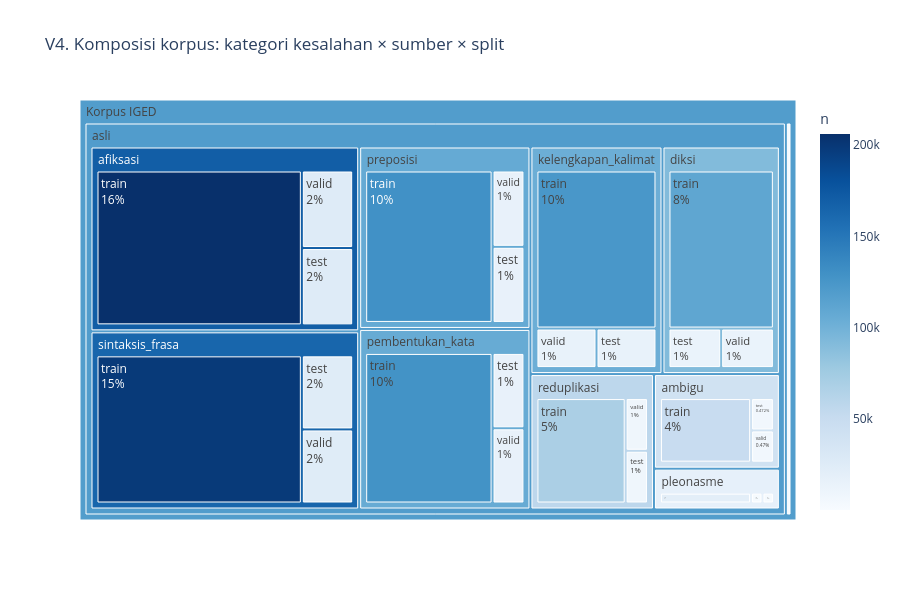

This figure's notebook cell:
### Markdown cell above
Sel 17 — Visualisasi 4: treemap komposisi

### Code cell
komp = df.group_by("sumber", "category", "split").agg(pl.len().alias("n"))
fig4 = px.treemap(komp, path=[px.Constant("Korpus IGED"), "sumber", "category", "split"], values="n",
                  color="n", color_continuous_scale="Blues",
                  title="V4. Komposisi korpus: kategori kesalahan × sumber × split")
fig4.update_traces(textinfo="label+percent root",
                   hovertemplate="%{label}<br>n=%{value:,}<br>%{percentRoot:.2%} dari total")
fig4.update_layout(height=600)
fig4.show()

### Figure 1 — Plotly figure (JSON) as saved in the notebook; plotly's stock layout.template omitted (floating-point values rounded to 4 significant figures)
{"data": [{"branchvalues": "total", "customdata": [[2773.0], [69420.0], [206100.0], [25720.0], [2667.0], [13860.0], [348.0], [110900.0], [25790.0], [198600.0], [24820.0], [16180.0], [124700.0], [16220.0], [2777.0], [21330.0], [348.0], [49440.0], [15570.0], [346.0], [24820.0], [2782.0], [8672.0], [345.0], [347.0], [13850.0], [6178.0], [8670.0], [16070.0], [6155.0], [16050.0], [15600.0], [345.0], [2671.0], [128300.0], [129600.0], [2289.0], [106900.0], [102800.0], [2295.0], [40800.0], [170000.0], [105800.0], [2292.0], [91460.0], [17590.0], [57280.0], [163800.0], [2292.0], [119800.0], [118800.0]], "domain": {"x": [0, 1], "y": [0, 1]}, "hovertemplate": "%{label}<br>n=%{value:,}<br>%{percentRoot:.2%} dari total", "ids": ["Korpus IGED/sintetis (Claude)/diksi_claude/train", "Korpus IGED/asli/reduplikasi/train", "Korpus IGED/asli/afiksasi/train", "Korpus IGED/asli/afiksasi/test", "Korpus IGED/asli/pleonasme/test", "Korpus IGED/asli/diksi/test", "Korpus IGED/sintetis (Claude)/pleonasme_claude/valid", "Korpus IGED/asli/diksi/train", "Korpus IGED/asli/afiksasi/valid", "Korpus IGED/asli/sintaksis_frasa/train", "Korpus IGED/asli/sintaksis_frasa/valid", "Korpus IGED/asli/preposisi/test", "Korpus IGED/asli/kelengkapan_kalimat/train", "Korpus IGED/asli/preposisi/valid", "Korpus IGED/sintetis (Claude)/ambigu_claude/train", "Korpus IGED/asli/pleonasme/train", "Korpus IGED/sintetis (Claude)/pleonasme_claude/test", "Korpus IGED/asli/ambigu/train", "Korpus IGED/asli/kelengkapan_kalimat/test", "Korpus IGED/sintetis (Claude)/diksi_claude/valid", "Korpus IGED/asli/sintaksis_frasa/test", "Korpus IGED/sintetis (Claude)/pleonasme_claude/train", "Korpus IGED/asli/reduplikasi/valid", "Korpus IGED/sintetis (Claude)/ambigu_claude/valid", "Korpus IGED/sintetis (Claude)/ambigu_claude/test", "Korpus IGED/asli/diksi/valid", "Korpus IGED/asli/ambigu/test", "Korpus IGED/asli/reduplikasi/test", "Korpus IGED/asli/pembentukan_kata/test", "Korpus IGED/asli/ambigu/valid", "Korpus IGED/asli/pembentukan_kata/valid", "Korpus IGED/asli/kelengkapan_kalimat/valid", "Korpus IGED/sintetis (Claude)/diksi_claude/test", "Korpus IGED/asli/pleonasme/valid", "Korpus IGED/asli/pembentukan_kata/train", "Korpus IGED/asli/preposisi/train", "Korpus IGED/sintetis (Claude)/diksi_claude", "Korpus IGED/asli/preposisi", "Korpus IGED/asli/kelengkapan_kalimat", "Korpus IGED/sintetis (Claude)/pleonasme_claude", "Korpus IGED/asli/ambigu", "Korpus IGED/asli/afiksasi", "Korpus IGED/asli/pembentukan_kata", "Korpus IGED/sintetis (Claude)/ambigu_claude", "Korpus IGED/asli/diksi", "Korpus IGED/asli/pleonasme", "Korpus IGED/asli/reduplikasi", "Korpus IGED/asli/sintaksis_frasa", "Korpus IGED/sintetis (Claude)", "Korpus IGED/asli", "Korpus IGED"], "labels": ["train", "train", "train", "test", "test", "test", "valid", "train", "valid", "train", "valid", "test", "train", "valid", "train", "train", "test", "train", "test", "valid", "test", "train", "valid", "valid", "test", "valid", "test", "test", "test", "valid", "valid", "valid", "test", "valid", "train", "train", "diksi_claude", "preposisi", "kelengkapan_kalimat", "pleonasme_claude", "ambigu", "afiksasi", "pembentukan_kata", "ambigu_claude", "diksi", "pleonasme", "reduplikasi", "sintaksis_frasa", "sintetis (Claude)", "asli", "Korpus IGED"], "marker": {"coloraxis": "coloraxis", "colors": [2773.0, 69420.0, 206100.0, 25720.0, 2667.0, 13860.0, 348.0, 110900.0, 25790.0, 198600.0, 24820.0, 16180.0, 124700.0, 16220.0, 2777.0, 21330.0, 348.0, 49440.0, 15570.0, 346.0, 24820.0, 2782.0, 8672.0, 345.0, 347.0, 13850.0, 6178.0, 8670.0, 16070.0, 6155.0, 16050.0, 15600.0, 345.0, 2671.0, 128300.0, 129600.0, 2289.0, 106900.0, 102800.0, 2295.0, 40800.0, 170000.0, 105800.0, 2292.0, 91460.0, 17590.0, 57280.0, 163800.0, 2292.0, 119800.0, 118800.0]}, "name": "", "parents": ["Korpus IGED/sintetis (Claude)/diksi_claude", "Korpus IGED/asli/reduplikasi", "Korpus IGED/asli/afiksasi", "Korpus IGED/asli/afiksasi", "Korpus IGED/asli/pleonasme", "Korpus IGED/asli/diksi", "Korpus IGED/sintetis (Claude)/pleonasme_claude", "Korpus IGED/asli/diksi", "Korpus IGED/asli/afiksasi", "Korpus IGED/asli/sintaksis_frasa", "Korpus IGED/asli/sintaksis_frasa", "Korpus IGED/asli/preposisi", "Korpus IGED/asli/kelengkapan_kalimat", "Korpus IGED/asli/preposisi", "Korpus IGED/sintetis (Claude)/ambigu_claude", "Korpus IGED/asli/pleonasme", "Korpus IGED/sintetis (Claude)/pleonasme_claude", "Korpus IGED/asli/ambigu", "Korpus IGED/asli/kelengkapan_kalimat", "Korpus IGED/sintetis (Claude)/diksi_claude", "Korpus IGED/asli/sintaksis_frasa", "Korpus IGED/sintetis (Claude)/pleonasme_claude", "Korpus IGED/asli/reduplikasi", "Korpus IGED/sintetis (Claude)/ambigu_claude", "Korpus IGED/sintetis (Claude)/ambigu_claude", "Korpus IGED/asli/diksi", "Korpus IGED/asli/ambigu", "Korpus IGED/asli/reduplikasi", "Korpus IGED/asli/pembentukan_kata", "Korpus IGED/asli/ambigu", "Korpus IGED/asli/pembentukan_kata", "Korpus IGED/asli/kelengkapan_kalimat", "Korpus IGED/sintetis (Claude)/diksi_claude", "Korpus IGED/asli/pleonasme", "Korpus IGED/asli/pembentukan_kata", "Korpus IGED/asli/preposisi", "Korpus IGED/sintetis (Claude)", "Korpus IGED/asli", "Korpus IGED/asli", "Korpus IGED/sintetis (Claude)", "Korpus IGED/asli", "Korpus IGED/asli", "Korpus IGED/asli", "Korpus IGED/sintetis (Claude)", "Korpus IGED/asli", "Korpus IGED/asli", "Korpus IGED/asli", "Korpus IGED/asli", "Korpus IGED", "Korpus IGED", ""], "textinfo": "label+percent root", "type": "treemap", "values": [2773.0, 69420.0, 206100.0, 25720.0, 2667.0, 13860.0, 348.0, 110900.0, 25790.0, 198600.0, 24820.0, 16180.0, 124700.0, 16220.0, 2777.0, 21330.0, 348.0, 49440.0, 15570.0, 346.0, 24820.0, 2782.0, 8672.0, 345.0, 347.0, 13850.0, 6178.0, 8670.0, 16070.0, 6155.0, 16050.0, 15600.0, 345.0, 2671.0, 128300.0, 129600.0, 3464.0, 162000.0, 155800.0, 3478.0, 61780.0, 257600.0, 160400.0, 3469.0, 138600.0, 26660.0, 86760.0, 248200.0, 10410.0, 1298000.0, 1308000.0]}], "layout": {"coloraxis": {"autocolorscale": false, "colorbar": {"title": {"text": "n"}}, "colorscale": [[0, "rgb(247,251,255)"], [0.125, "rgb(222,235,247)"], [0.25, "rgb(198,219,239)"], [0.375, "rgb(158,202,225)"], [0.5, "rgb(107,174,214)"], [0.625, "rgb(66,146,198)"], [0.75, "rgb(33,113,181)"], [0.875, "rgb(8,81,156)"], [1, "rgb(8,48,107)"]]}, "height": 600, "legend": {"tracegroupgap": 0}, "title": {"text": "V4. Komposisi korpus: kategori kesalahan × sumber × split"}}}
